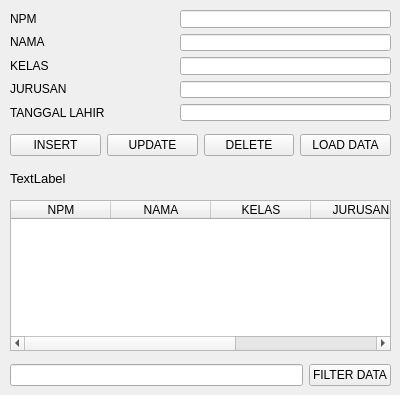
<?xml version="1.0" encoding="UTF-8"?>
<ui version="4.0">
 <class>Form</class>
 <widget class="QWidget" name="Form">
  <property name="geometry">
   <rect>
    <x>0</x>
    <y>0</y>
    <width>400</width>
    <height>395</height>
   </rect>
  </property>
  <property name="windowTitle">
   <string>Form</string>
  </property>
  <widget class="QWidget" name="verticalLayoutWidget">
   <property name="geometry">
    <rect>
     <x>10</x>
     <y>10</y>
     <width>160</width>
     <height>111</height>
    </rect>
   </property>
   <layout class="QVBoxLayout" name="verticalLayout">
    <item>
     <widget class="QLabel" name="label">
      <property name="text">
       <string>NPM</string>
      </property>
     </widget>
    </item>
    <item>
     <widget class="QLabel" name="label_2">
      <property name="text">
       <string>NAMA</string>
      </property>
     </widget>
    </item>
    <item>
     <widget class="QLabel" name="label_3">
      <property name="text">
       <string>KELAS</string>
      </property>
     </widget>
    </item>
    <item>
     <widget class="QLabel" name="label_4">
      <property name="text">
       <string>JURUSAN</string>
      </property>
     </widget>
    </item>
    <item>
     <widget class="QLabel" name="label_5">
      <property name="text">
       <string>TANGGAL LAHIR</string>
      </property>
     </widget>
    </item>
   </layout>
  </widget>
  <widget class="QWidget" name="verticalLayoutWidget_2">
   <property name="geometry">
    <rect>
     <x>180</x>
     <y>10</y>
     <width>211</width>
     <height>111</height>
    </rect>
   </property>
   <layout class="QVBoxLayout" name="verticalLayout_2">
    <item>
     <widget class="QLineEdit" name="lineEdit"/>
    </item>
    <item>
     <widget class="QLineEdit" name="lineEdit_2"/>
    </item>
    <item>
     <widget class="QLineEdit" name="lineEdit_3"/>
    </item>
    <item>
     <widget class="QLineEdit" name="lineEdit_4"/>
    </item>
    <item>
     <widget class="QLineEdit" name="lineEdit_5"/>
    </item>
   </layout>
  </widget>
  <widget class="QWidget" name="horizontalLayoutWidget">
   <property name="geometry">
    <rect>
     <x>10</x>
     <y>130</y>
     <width>381</width>
     <height>31</height>
    </rect>
   </property>
   <layout class="QHBoxLayout" name="horizontalLayout">
    <item>
     <widget class="QPushButton" name="pushButton">
      <property name="text">
       <string>INSERT</string>
      </property>
     </widget>
    </item>
    <item>
     <widget class="QPushButton" name="pushButton_2">
      <property name="text">
       <string>UPDATE</string>
      </property>
     </widget>
    </item>
    <item>
     <widget class="QPushButton" name="pushButton_3">
      <property name="text">
       <string>DELETE</string>
      </property>
     </widget>
    </item>
    <item>
     <widget class="QPushButton" name="pushButton_4">
      <property name="text">
       <string>LOAD DATA</string>
      </property>
     </widget>
    </item>
   </layout>
  </widget>
  <widget class="QTableWidget" name="tableWidget">
   <property name="geometry">
    <rect>
     <x>10</x>
     <y>200</y>
     <width>381</width>
     <height>151</height>
    </rect>
   </property>
   <column>
    <property name="text">
     <string>NPM</string>
    </property>
   </column>
   <column>
    <property name="text">
     <string>NAMA</string>
    </property>
   </column>
   <column>
    <property name="text">
     <string>KELAS</string>
    </property>
   </column>
   <column>
    <property name="text">
     <string>JURUSAN</string>
    </property>
   </column>
   <column>
    <property name="text">
     <string>TANGGAL LAHIR</string>
    </property>
   </column>
  </widget>
  <widget class="QLabel" name="label_6">
   <property name="geometry">
    <rect>
     <x>10</x>
     <y>170</y>
     <width>381</width>
     <height>16</height>
    </rect>
   </property>
   <property name="font">
    <font>
     <pointsize>10</pointsize>
    </font>
   </property>
   <property name="text">
    <string>TextLabel</string>
   </property>
  </widget>
  <widget class="QWidget" name="horizontalLayoutWidget_2">
   <property name="geometry">
    <rect>
     <x>10</x>
     <y>360</y>
     <width>381</width>
     <height>31</height>
    </rect>
   </property>
   <layout class="QHBoxLayout" name="horizontalLayout_2">
    <item>
     <widget class="QLineEdit" name="lineEdit_6"/>
    </item>
    <item>
     <widget class="QPushButton" name="pushButton_5">
      <property name="text">
       <string>FILTER DATA</string>
      </property>
     </widget>
    </item>
   </layout>
  </widget>
 </widget>
 <resources/>
 <connections/>
</ui>
